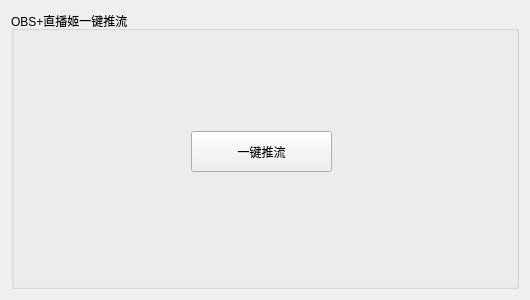
<?xml version="1.0" encoding="UTF-8"?>
<ui version="4.0">
 <class>broadcaster</class>
 <widget class="QWidget" name="broadcaster">
  <property name="geometry">
   <rect>
    <x>0</x>
    <y>0</y>
    <width>530</width>
    <height>300</height>
   </rect>
  </property>
  <property name="minimumSize">
   <size>
    <width>530</width>
    <height>300</height>
   </size>
  </property>
  <property name="maximumSize">
   <size>
    <width>530</width>
    <height>300</height>
   </size>
  </property>
  <property name="windowTitle">
   <string>broadcaster</string>
  </property>
  <layout class="QVBoxLayout" name="verticalLayout">
   <item>
    <widget class="QGroupBox" name="groupBox">
     <property name="title">
      <string>OBS+直播姬一键推流</string>
     </property>
     <widget class="QPushButton" name="openButton">
      <property name="geometry">
       <rect>
        <x>180</x>
        <y>120</y>
        <width>141</width>
        <height>41</height>
       </rect>
      </property>
      <property name="text">
       <string>一键推流</string>
      </property>
     </widget>
    </widget>
   </item>
  </layout>
 </widget>
 <resources/>
 <connections/>
</ui>
